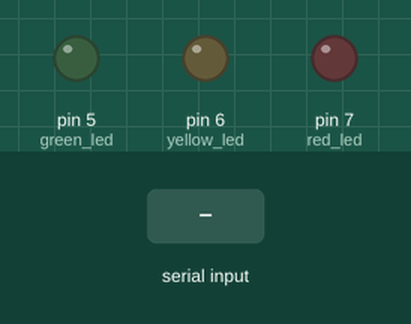
Simulated run of this sketch. Board: Arduino Uno, built with avr-gcc and run on an emulated ATmega328P. On the bench: output pins drawn as LEDs (lit = HIGH). Dashed ring = blinking. Inputs (shaded band) come from the test bench.

Above: at 1.2 s.
1.3 s: "b" received over Serial
At 2.0 s:
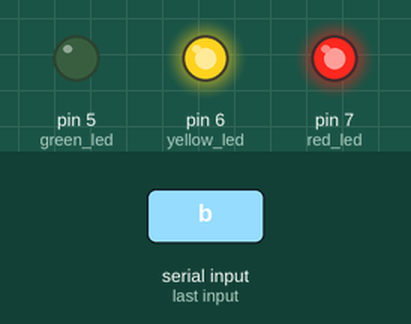
At 11.6 s:
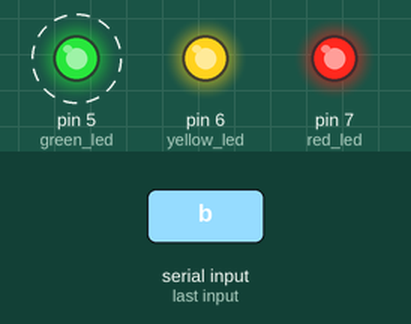
Timing chart, 0 to 12.1 s (numbered marks = the images above; inputs shaded):
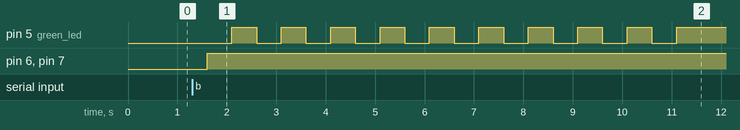

Measured:
- after the input at 1.3 s, pin 5 (green_led): alternates HIGH for 0.50 s and LOW for 0.50 s, starting after 0.80 s; pin 6 (yellow_led), pin 7 (red_led): LOW → HIGH after 0.30 s

The sketch:

LED_KEYBOARD.ino
```cpp
const int green_led  = 5;
const int yellow_led = 6;
const int red_led    = 7;

unsigned int counter;

void setup() {
  // put your setup code here, to run once:
Serial.begin(9600);
}

unsigned  char key=0;
void loop() {

Serial.begin(9600);
while(1)
{
  key = Serial.read();
  if((key == 'b')||(key == 'B')) break;
  if((key == 'g')||(key == 'G')) break;
  if((key == 'r')||(key == 'R')) break;
  if((key == 'y')||(key == 'Y')) break;
  delay(100);
}
//Serial.println((char)key);
Serial.end();
delay(200);

  pinMode(green_led, OUTPUT);
  pinMode(red_led, OUTPUT);
  pinMode(yellow_led, OUTPUT);

if((key == 'b')||(key == 'B'))
{
  digitalWrite(yellow_led,HIGH);
  digitalWrite(red_led,HIGH);
  for(int i=0;i<10;i++){
  digitalWrite(green_led,LOW);
  delay(500);
  digitalWrite(green_led,HIGH);
  delay(500);
  }
  key = 0;
  }


if((key == 'g')||(key == 'G'))
{
  digitalWrite(yellow_led,HIGH);
  digitalWrite(green_led,LOW);
  digitalWrite(red_led,HIGH);
  delay(5000);
  digitalWrite(yellow_led,HIGH);
  digitalWrite(green_led,HIGH);
  digitalWrite(red_led,HIGH);
  key = 0;
  }

else if((key == 'y')||(key == 'Y'))
{
  digitalWrite(yellow_led,LOW);
  digitalWrite(green_led,HIGH);
  digitalWrite(red_led,HIGH);
  delay(5000);
  digitalWrite(yellow_led,HIGH);
  digitalWrite(green_led,HIGH);
  digitalWrite(red_led,HIGH);
  key = 0;
  }

else if((key == 'r')||(key == 'R'))
{
  digitalWrite(yellow_led,HIGH);
  digitalWrite(green_led,HIGH);
  digitalWrite(red_led,LOW);
  delay(5000);
  digitalWrite(yellow_led,HIGH);
  digitalWrite(green_led,HIGH);
  digitalWrite(red_led,HIGH);
  key = 0;
  }

}
```
